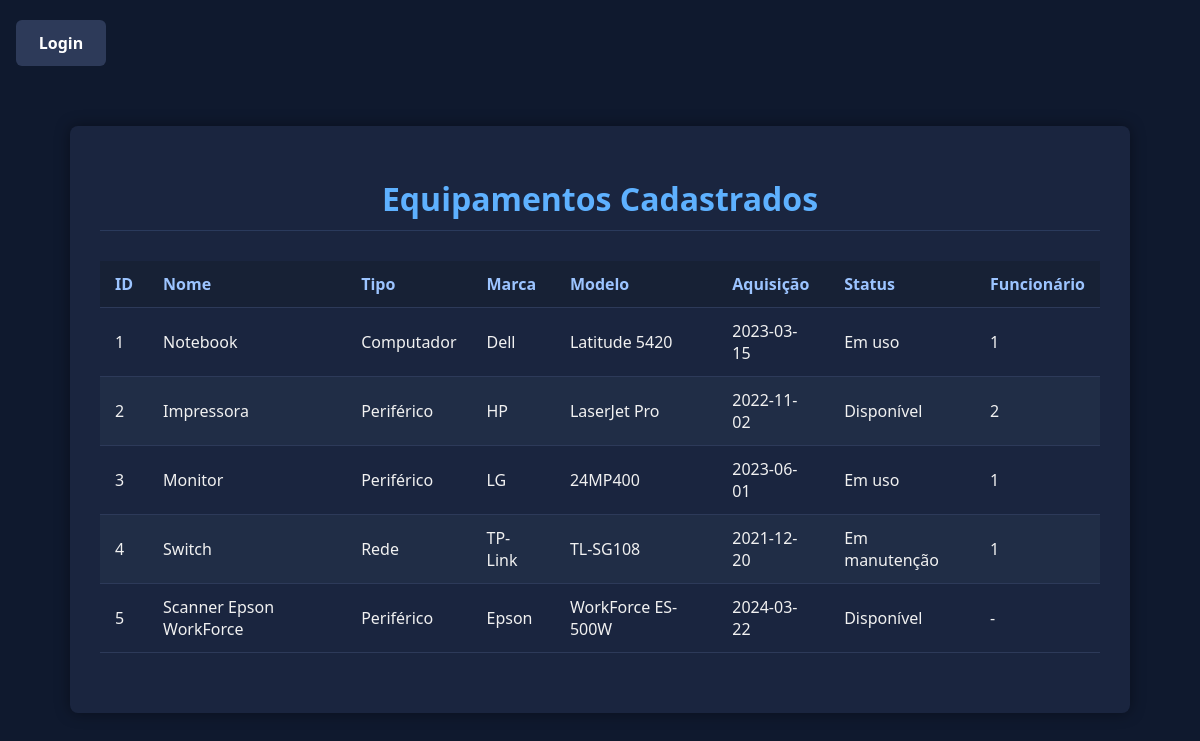
The page / on the database its author committed.
### tables this page shows
CREATE TABLE Equipamentos (
            id INTEGER PRIMARY KEY AUTOINCREMENT,
            nome TEXT,
            tipo TEXT,
            marca TEXT,
            modelo TEXT,
            data_aquisicao TEXT,
            status TEXT,
            funcionario_id INTEGER,
            FOREIGN KEY(funcionario_id) REFERENCES Funcionarios(id)
        );

### app.py (the view)
@app.route("/")
def index():
    usuario_logado = "usuario_id" in session
    conexao = criar_conexao()
    equipamentos = Equipamento.listar(conexao)
    conexao.close()
    return render_template("index.html", equipamentos=equipamentos, usuario_logado=usuario_logado)

### db.py (called while the page is built)
def criar_conexao():
    return sqlite3.connect('estoque.db')

### models/equipamento.py (called while the page is built)
    @staticmethod
    def listar(conexao):
        cursor = conexao.cursor()
        cursor.execute("SELECT * FROM Equipamentos")
        resultados = cursor.fetchall()
        equipamentos = []
        for row in resultados:
            equipamento = Equipamento(*row)
            equipamentos.append(equipamento)
        return equipamentos

### templates/index.html (shortened to what this page needs)
{% extends "base.html"%}
{% block conteudo %}
    <h1 class="titulo_eq">Equipamentos Cadastrados</h1>
    {% if equipamentos %}
        <table>
            <thead>
                <tr>
                    <th>ID</th>
                    <th>Nome</th>
                    <th>Tipo</th>
                    <th>Marca</th>
                    <th>Modelo</th>
                    <th>Aquisição</th>
                    <th>Status</th>
                    <th>Funcionário</th>
                </tr>
            </thead>
            <tbody>
                {% for eq in equipamentos %}
                <tr>
                    <td>{{ eq.id }}</td>
                    <td>{{ eq.nome }}</td>
                    <td>{{ eq.tipo }}</td>
                    <td>{{ eq.marca }}</td>
                    <td>{{ eq.modelo }}</td>
                    <td>{{ eq.data_aquisicao }}</td>
                    <td>{{ eq.status }}</td>
                    <td>{{ eq.funcionario_id or "-" }}</td>
                </tr>
                {% endfor %}
            </tbody>
        </table>
        {% else %}
            <div class ="alert">Nenhum equipamento cadastrado!</div>
        {% endif %}
{% endblock %}

### templates/base.html (shortened to what this page needs)
<!DOCTYPE html>
<html lang="pt-br">
<head>
    <link rel="stylesheet" href="{{ url_for('static', filename='style.css') }}">
</head>
<body>
        {% if not usuario_logado %}
            <a href="{{ url_for('login') }}" class="botao_login">Login</a>
        {% endif %}
    <div class="principal">
        {% block conteudo %}{% endblock %}
    </div>
</body>
</html>

### static/style.css (style rules this page uses)
body { margin: 0; padding: 0; font-family: 'Segoe UI', sans-serif; background-color: #0f192e; color: #f1f1f1; }
.principal { max-width: 1000px; margin: 60px auto; padding: 30px; background-color: #1a253f; border-radius: 8px; box-shadow: 0 0 15px rgba(0, 0, 0, 0.4); }
.titulo_eq { text-align: center; font-size: 2rem; margin-bottom: 30px; color: #5eb1ff; border-bottom: 1px solid #2a3a5c; padding-bottom: 10px; }
table { width: 100%; border-collapse: collapse; margin-bottom: 30px; }
th, td { padding: 12px 15px; text-align: left; border-bottom: 1px solid #2d3a59; }
th { background-color: #172135; color: #9cc4ff; font-weight: 600; }
tr:nth-child(even) { background-color: #202d46; }
.botao_login { display: block; padding: 12px 20px; background-color: #2d3a59; color: white; border-radius: 6px; text-decoration: none; font-weight: bold; text-align: center; transition: background-color 0.3s; margin-top: 20px; width: 50px; margin-left: 16px; }

### rows shown on the page
Equipamentos: id "1", nome "Notebook", tipo "Computador", marca "Dell", modelo "Latitude 5420", data_aquisicao "2023-03-15", status "Em uso", funcionario "1"
Equipamentos: id "2", nome "Impressora", tipo "Periférico", marca "HP", modelo "LaserJet Pro", data_aquisicao "2022-11-02", status "Disponível", funcionario "2"
Equipamentos: id "3", nome "Monitor", tipo "Periférico", marca "LG", modelo "24MP400", data_aquisicao "2023-06-01", status "Em uso", funcionario "1"
Equipamentos: id "4", nome "Switch", tipo "Rede", marca "TP-Link", modelo "TL-SG108", data_aquisicao "2021-12-20", status "Em manutenção", funcionario "1"
Equipamentos: id "5", nome "Scanner Epson WorkForce", tipo "Periférico", marca "Epson", modelo "WorkForce ES-500W", data_aquisicao "2024-03-22", status "Disponível", funcionario_id "-"
